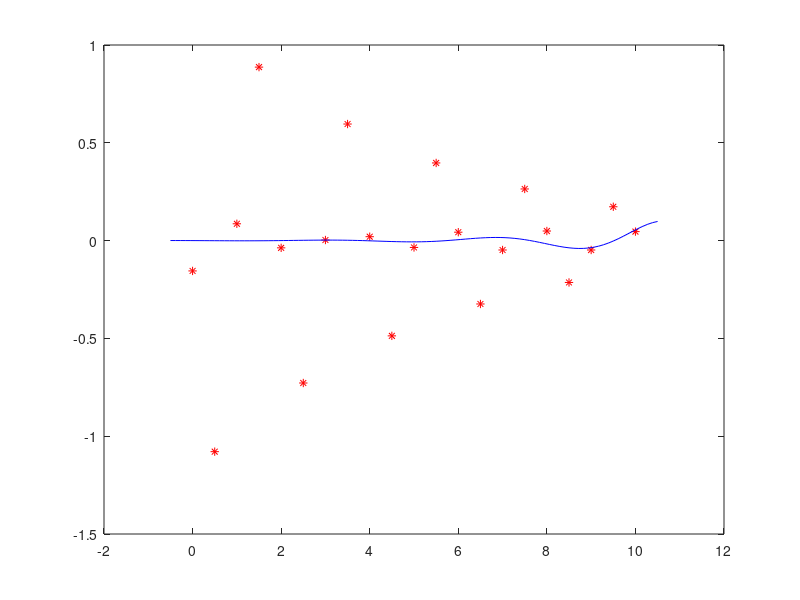

This figure's MATLAB source:
clear;
clf;
close all;

t=0:0.5:10;
t=t';

y=[-0.155 -1.079 0.086 0.887...
  -0.037 -0.728 0.003 0.596 0.020...
  -0.487 -0.035 0.397 0.043 -0.324 ...
  -0.048  0.264 0.049 -0.214 -0.048 0.173 0.046];
y=y';

length(t)
length(y)

fun=@(x,T) x(1)*exp(x(2)*T).*cos(x(3)*T+x(4));

par=lsqcurvefit(fun,[1,1,1,1]',t,y);

sol=@(T) fun(par,T);
xx=linspace(-0.5,10.5);
plot(t,y,'r*',xx,sol(xx),'b')

norm(sol(t)-y)